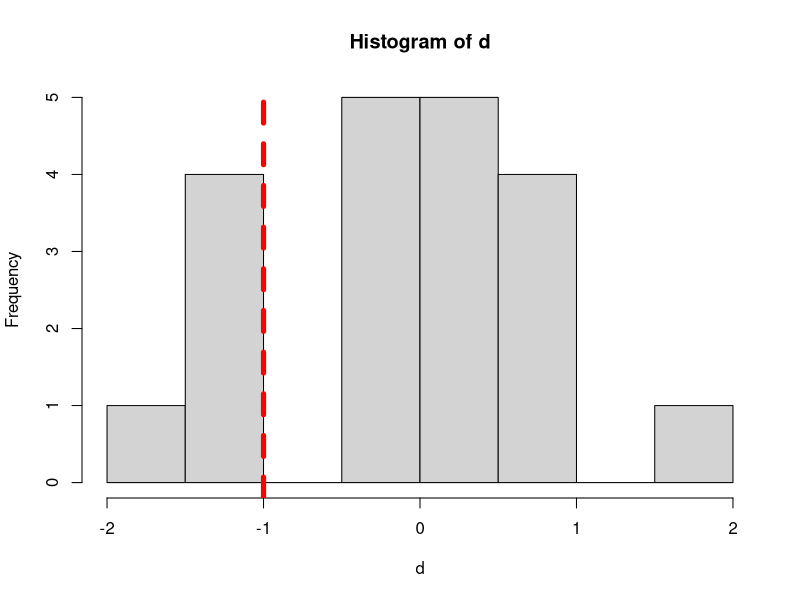

Here is the R script that generated this plot:
## ---- chunk 1
# Need `gtools` package
library(gtools)

# Obs from group A
Obs_A   <- c(1.0,2.0,3.0)

# Obs from group B
Obs_B   <- c(2.0,3.0,4.0)

# Compute the difference, d
diff <- mean(Obs_A) - mean(Obs_B)
print(diff)

# Given H0 is true, we assume that A and B are from the same population
# So the total possible groupings for A is C(6,3) 
Obs_all     <- c(Obs_A, Obs_B)
Groupings_A <- combinations(length(Obs_all),length(Obs_A),Obs_all,F)

# Show all possible groupings of A
print(Groupings_A)
## ---- chunk 2
# Make an empty list
d <- c()

# Loop all possible grouping methods for A
for(i in 1:dim(Groupings_A)[1]){
  # Mean of group A
  mean_A <- mean(Groupings_A[i,])
  
  # Mean of group B
  mean_B <- (sum(Obs_all)-sum(Groupings_A[i,]))/length(Obs_B)
  
  # Difference
  d <- c(d, mean_A - mean_B)
}

# Show all possible differences
print(d)

# Plot all possible differences
hist(d)

# Add a vertical line
abline(v=diff, col="red", lwd=5, lty=2)
## ---- chunk 3
# Compute p-value
length(which(d<=diff))/length(d)
